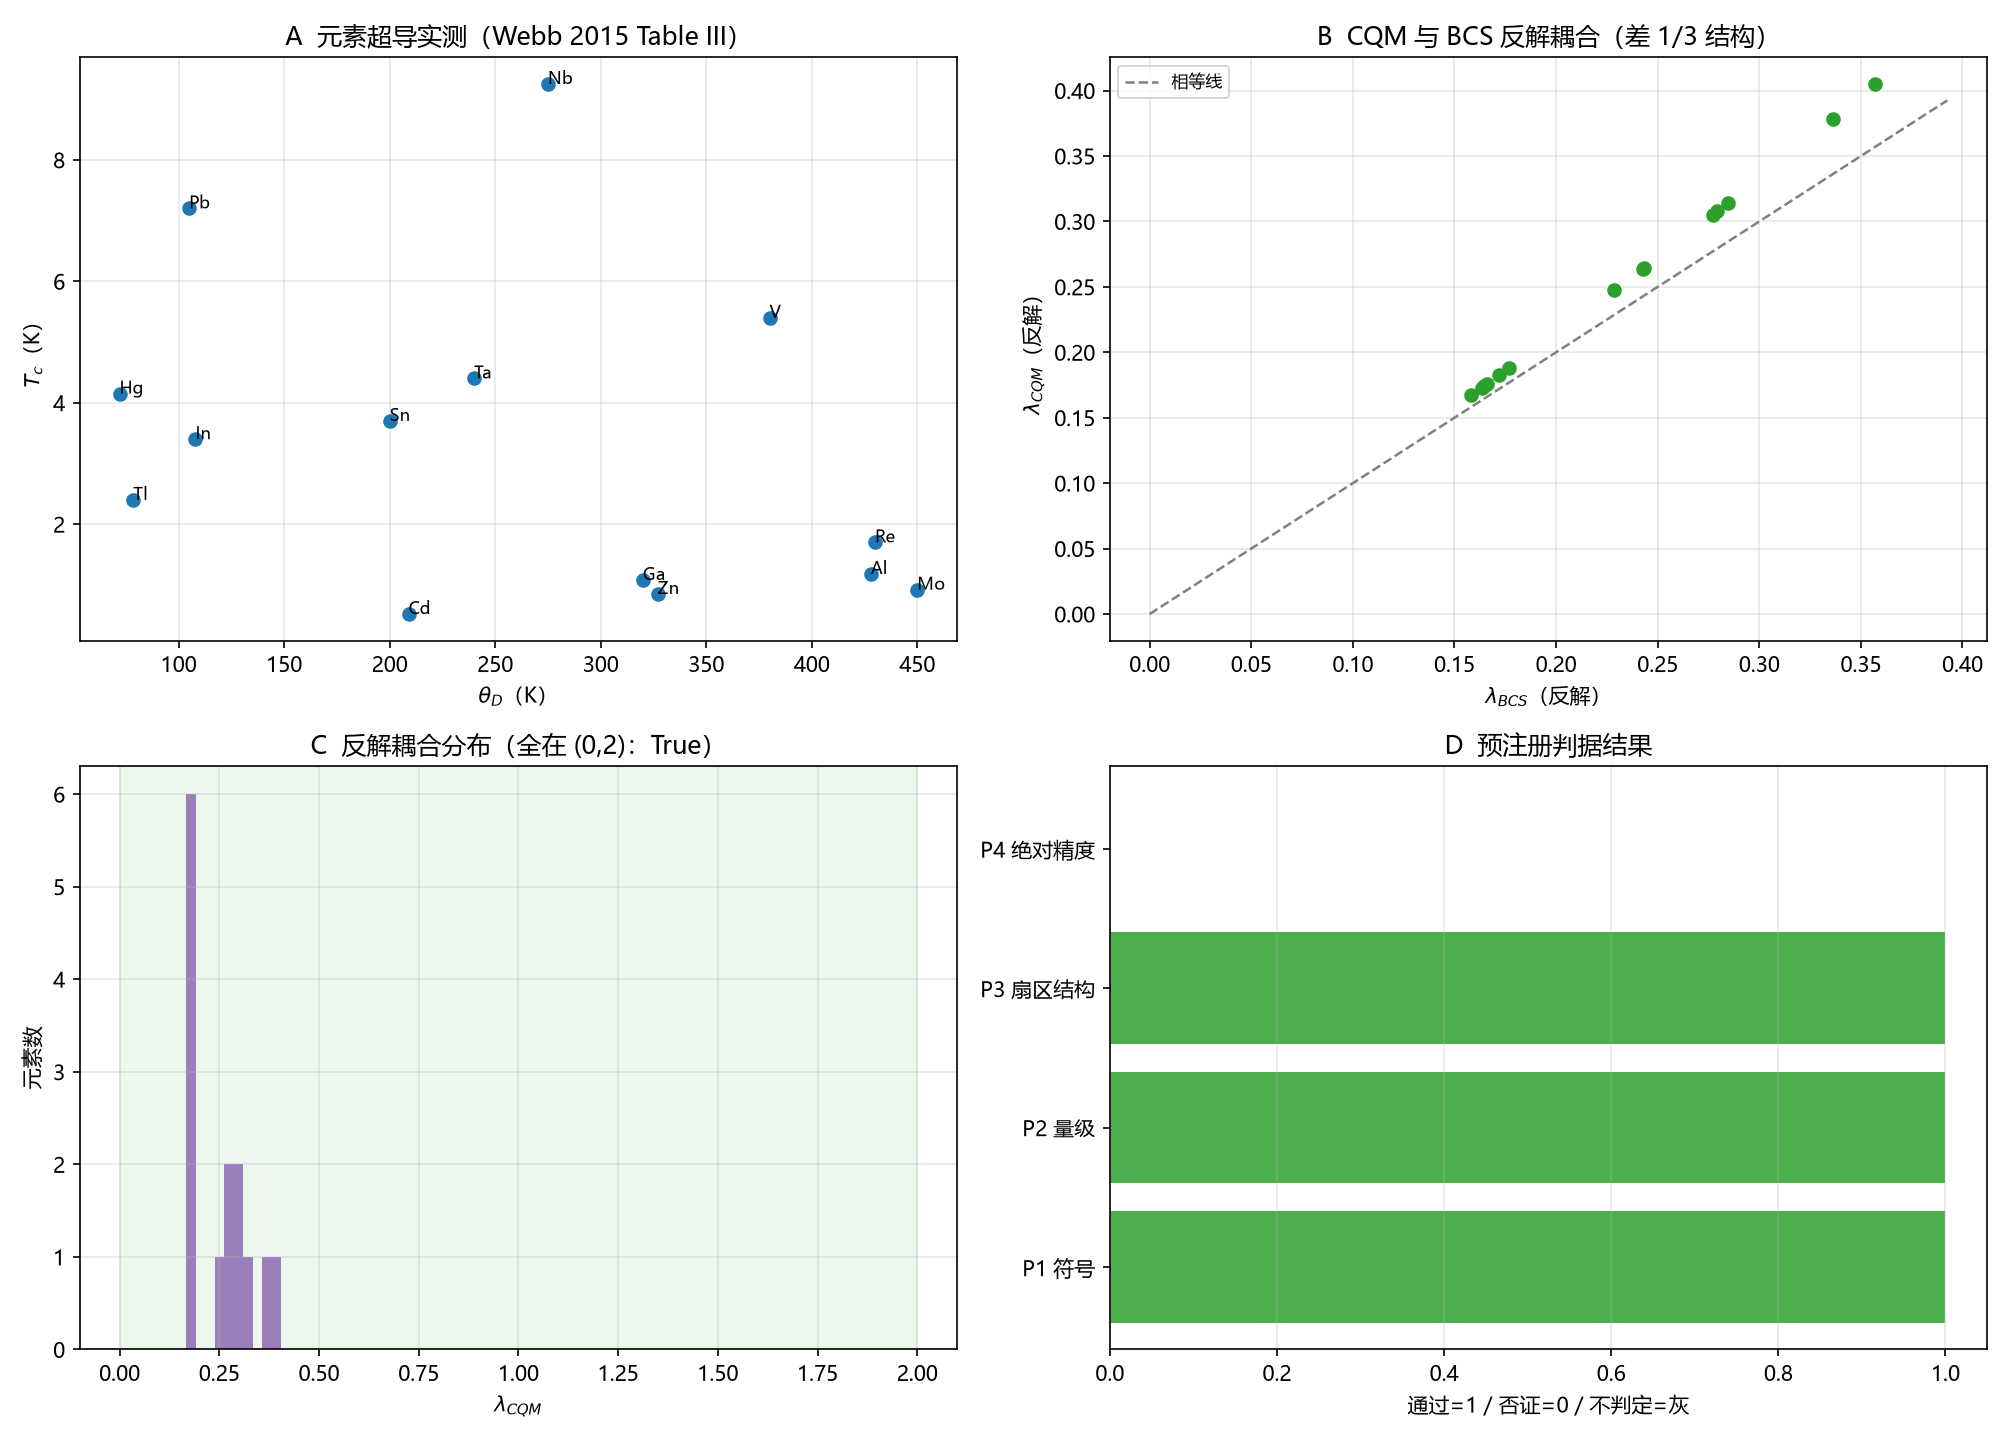

Write the Python code that produced this figure.
# -*- coding: utf-8 -*-
"""
V2 第一步：元素超导量级与符号诊断（不拟合、不调参）。

数据：Webb, Marsiglio & Hirsch, arXiv:1502.04724, Table III（Tc, theta_D 实测）。
反解 CQM T* = 1.13 e^{-1/3} theta_D e^{-1/lambda} 的 lambda。
预注册判据：P1 符号(lambda>0)、P2 量级(lambda in (0,2))、P3 Delta(1/lambda)=1/3、P4 不判定。
"""

import csv
import os
from math import log, exp

import numpy as np
import matplotlib
matplotlib.use("Agg")
import matplotlib.pyplot as plt

plt.rcParams["font.sans-serif"] = ["Microsoft YaHei", "SimHei", "DejaVu Sans"]
plt.rcParams["axes.unicode_minus"] = False

HERE = os.path.dirname(os.path.abspath(__file__))
OUT_PNG = os.path.join(HERE, "全链_V2元素超导量级.png")
OUT_CSV = os.path.join(HERE, "全链_V2元素超导量级.csv")

# Webb 2015 Table III: (element, Tc[K], theta_D[K])
DATA = [
    ("Nb", 9.25, 275), ("Pb", 7.2, 105), ("Ta", 4.4, 240), ("V", 5.4, 380),
    ("Hg", 4.15, 72), ("Sn", 3.7, 200), ("In", 3.4, 108), ("Tl", 2.4, 78.5),
    ("Re", 1.7, 430), ("Al", 1.18, 428), ("Ga", 1.08, 320), ("Mo", 0.92, 450),
    ("Zn", 0.85, 327), ("Cd", 0.52, 209),
]
A_CQM = 1.13 * exp(-1 / 3)  # = 0.8094
A_BCS = 1.13


def main():
    rows = []
    names, Tcs, thetas = [], [], []
    lams_cqm, lams_bcs = [], []

    print("反解 lambda（CQM: T*=0.8094 theta_D e^{-1/lambda}）")
    print(f"{'元素':<4}{'Tc':>7}{'theta_D':>9}{'lam_CQM':>10}{'lam_BCS':>10}{'Delta(1/lam)':>14}")
    for name, tc, th in DATA:
        inv_cqm = log(A_CQM * th / tc)
        inv_bcs = log(A_BCS * th / tc)
        lc, lb = 1 / inv_cqm, 1 / inv_bcs
        delta = inv_bcs - inv_cqm
        names.append(name); Tcs.append(tc); thetas.append(th)
        lams_cqm.append(lc); lams_bcs.append(lb)
        print(f"{name:<4}{tc:>7.2f}{th:>9.1f}{lc:>10.4f}{lb:>10.4f}{delta:>14.6f}")
        rows.append(("inverse", tc, lc, lb, f"{name}|{th}|{delta:.6f}"))

    lc = np.array(lams_cqm)
    deltas = np.array([log(A_BCS * th / tc) - log(A_CQM * th / tc) for _, tc, th in DATA])

    # 预注册判据
    p1 = bool(np.all(lc > 0))
    p2 = bool(np.all((lc > 0) & (lc < 2)))
    p3 = bool(np.all(np.abs(deltas - 1/3) < 1e-12))
    print(f"\nP1 符号(lambda>0): {'通过' if p1 else '否证'}")
    print(f"P2 量级(lambda∈(0,2)): {'通过' if p2 else '否证'}  "
          f"[min={lc.min():.4f}, max={lc.max():.4f}]")
    print(f"P3 Delta(1/lambda)=1/3: {'通过' if p3 else '否证'}  "
          f"[偏差 max={np.abs(deltas-1/3).max():.2e}]")
    print("P4 绝对精度: 不判定（缺独立 lambda 实测表与 mu*）")

    for key, val, note in [("P1", int(p1), "符号"), ("P2", int(p2), "量级"),
                           ("P3", int(p3), "扇区结构"), ("P4", -1, "不判定")]:
        rows.append(("criterion", 0, val, np.nan, f"{key}|{note}"))

    with open(OUT_CSV, "w", newline="", encoding="utf-8-sig") as fh:
        wr = csv.writer(fh)
        wr.writerow(["kind", "x", "y", "y_ref", "extra"])
        wr.writerows(rows)

    fig, ax = plt.subplots(2, 2, figsize=(13.4, 9.6))

    ax[0, 0].plot(thetas, Tcs, "o", color="tab:blue", ms=6)
    for x, y, t in zip(thetas, Tcs, names):
        ax[0, 0].annotate(t, (x, y), fontsize=8)
    ax[0, 0].set_xlabel(r"$\theta_D$（K）")
    ax[0, 0].set_ylabel(r"$T_c$（K）")
    ax[0, 0].set_title("A  元素超导实测（Webb 2015 Table III）")
    ax[0, 0].grid(alpha=0.3)

    ax[0, 1].plot(lams_bcs, lams_cqm, "o", color="tab:green", ms=6)
    lim = [0, max(lams_bcs) * 1.1]
    ax[0, 1].plot(lim, lim, "--", color="0.5", lw=1.2, label="相等线")
    ax[0, 1].set_xlabel(r"$\lambda_{BCS}$（反解）")
    ax[0, 1].set_ylabel(r"$\lambda_{CQM}$（反解）")
    ax[0, 1].set_title("B  CQM 与 BCS 反解耦合（差 1/3 结构）")
    ax[0, 1].legend(fontsize=8)
    ax[0, 1].grid(alpha=0.3)

    ax[1, 0].hist(lc, bins=10, color="tab:purple", alpha=0.85)
    ax[1, 0].axvspan(0, 2, color="tab:green", alpha=0.08)
    ax[1, 0].set_xlabel(r"$\lambda_{CQM}$")
    ax[1, 0].set_ylabel("元素数")
    ax[1, 0].set_title(f"C  反解耦合分布（全在 (0,2)：{p2}）")
    ax[1, 0].grid(alpha=0.3)

    crit_names = ["P1 符号", "P2 量级", "P3 扇区结构", "P4 绝对精度"]
    crit_vals = [1 if p1 else 0, 1 if p2 else 0, 1 if p3 else 0, -1]
    cols = ["tab:green" if v == 1 else ("tab:red" if v == 0 else "tab:gray")
            for v in crit_vals]
    ax[1, 1].barh(crit_names, [max(v, 0) for v in crit_vals], color=cols, alpha=0.85)
    ax[1, 1].set_xlabel("通过=1 / 否证=0 / 不判定=灰")
    ax[1, 1].set_title("D  预注册判据结果")
    ax[1, 1].grid(alpha=0.3, axis="x")

    fig.tight_layout()
    fig.savefig(OUT_PNG, dpi=150)
    plt.close(fig)
    print("\nsaved:", OUT_PNG)
    print("saved:", OUT_CSV)


if __name__ == "__main__":
    main()
